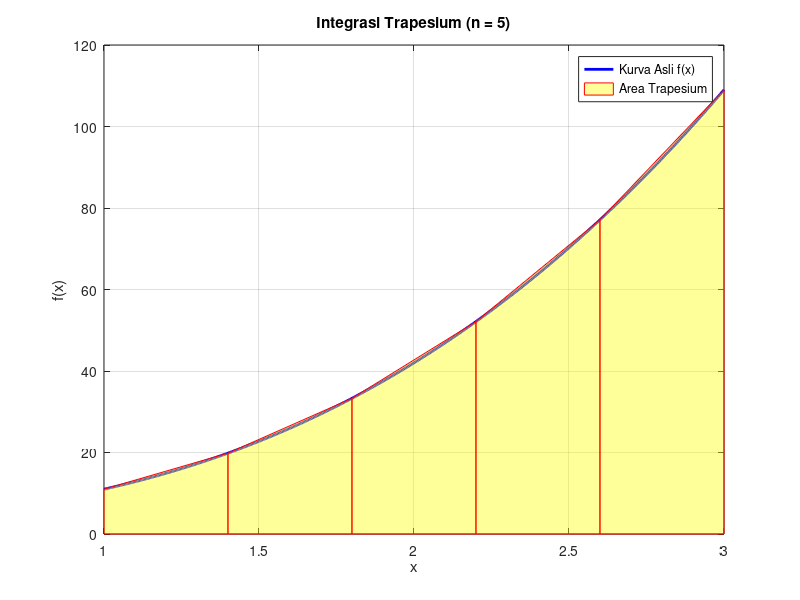

MATLAB code for this plot:
clear;
clc;
f = @(x) 2*x.^3 + 6*x.^2 - x + 4;

disp('--- Program Integral Trapesium ---');
a = 1; % batas bawah
b = 3; % batas atas
n = input('Masukkan jumlah sub-interval (n): ');

dx = (b - a) / n;
sum = 0;
c1 = a; 

x_fine = linspace(a, b, 500);
y_fine = f(x_fine);
figure; 
h_plot = plot(x_fine, y_fine, 'b-', 'LineWidth', 2); 
hold on;
h_fill = [];

fprintf('\n--- Detail Iterasi ---\n');
fprintf('Iterasi |   Batas Kiri (c1) |   Batas Kanan (c2) |   Luas Slice (z) |   Total Sum\n');
fprintf('----------------------------------------------------------------------------------\n');

for i = 1:n
    c2 = c1 + dx;
    z = (dx / 2) * (f(c1) + f(c2));
    sum = sum + z;
    
    fprintf('   %4d | %15.6f | %16.6f | %16.6f | %15.6f\n', ...
             i, c1, c2, z, sum);
    
    x_trap = [c1, c1, c2, c2];
    y_trap = [0, f(c1), f(c2), 0];
    h_temp = fill(x_trap, y_trap, 'y', 'FaceAlpha', 0.4, 'EdgeColor', 'r');
    
    if i == 1
        h_fill = h_temp; 
    end
    
    c1 = c1 + dx; 
end

title(['Integrasi Trapesium (n = ' num2str(n) ')']);
xlabel('x');
ylabel('f(x)');
grid on;
legend([h_plot, h_fill], 'Kurva Asli f(x)', 'Area Trapesium');

hold off; 

fprintf('\n-----------------------------------\n');
fprintf('Hasil integral numerik: %f\n', sum);
fprintf('Menggunakan n = %d interval\n', n);
